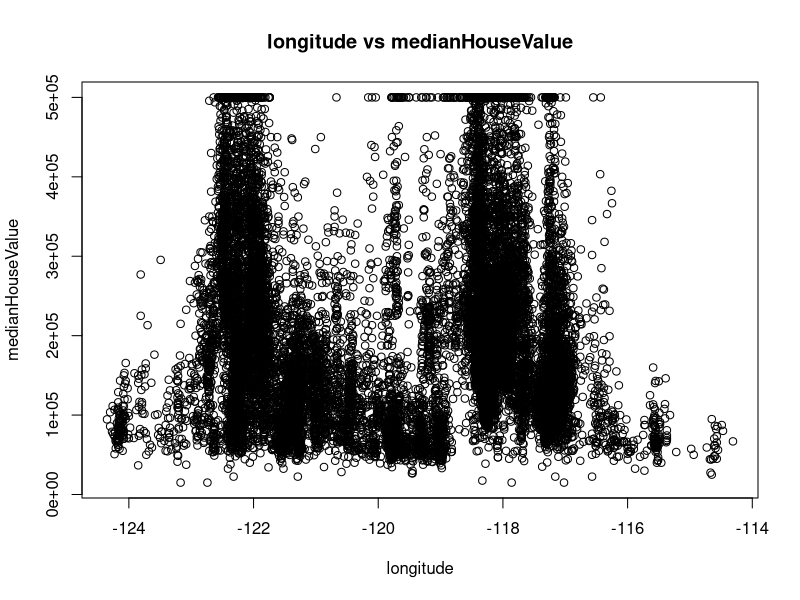
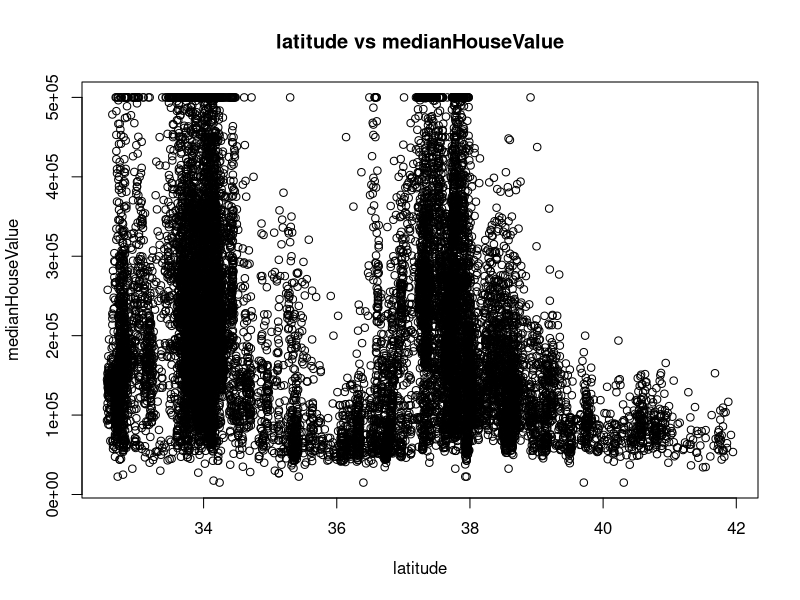
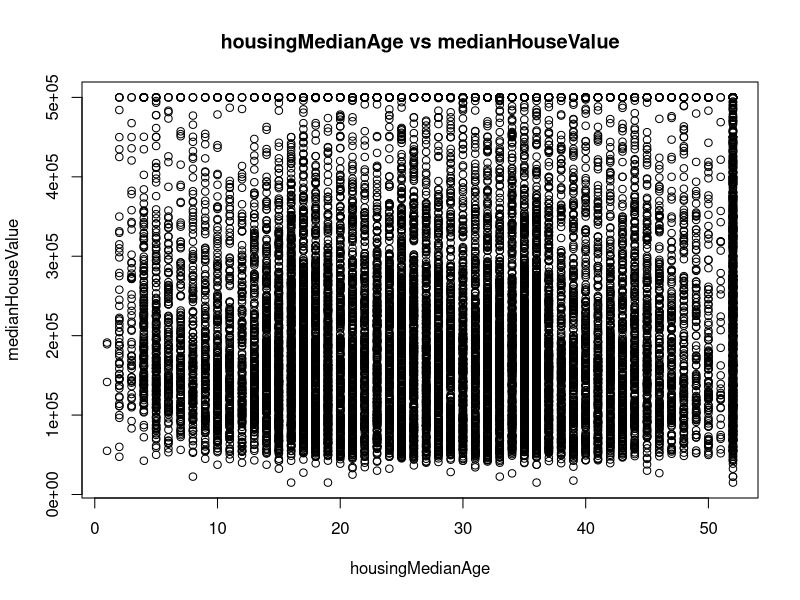
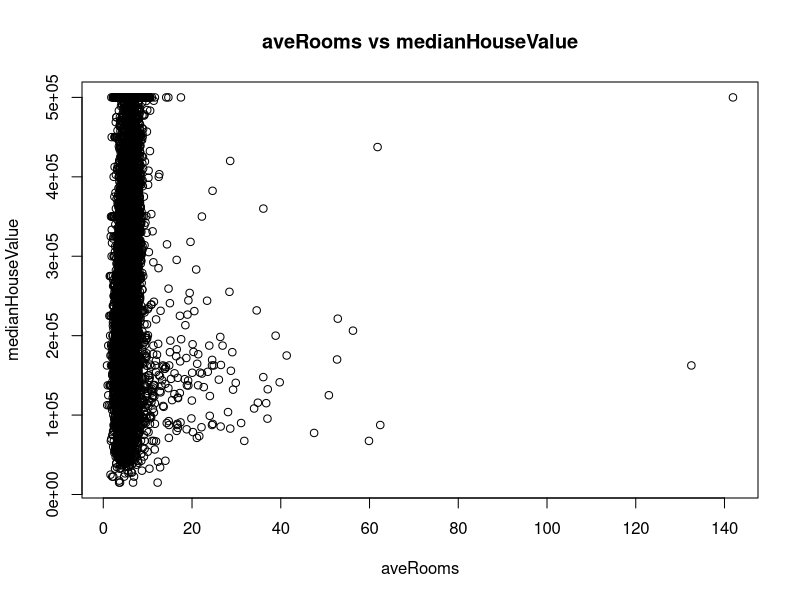
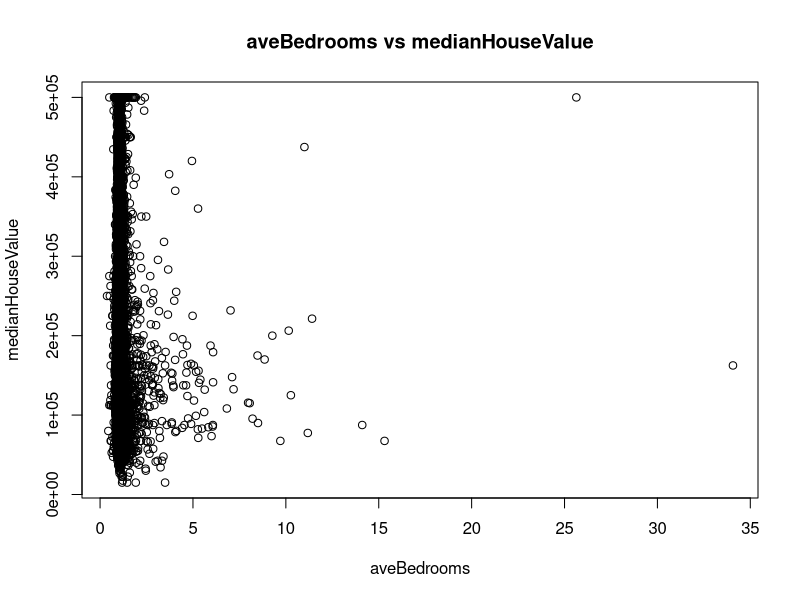
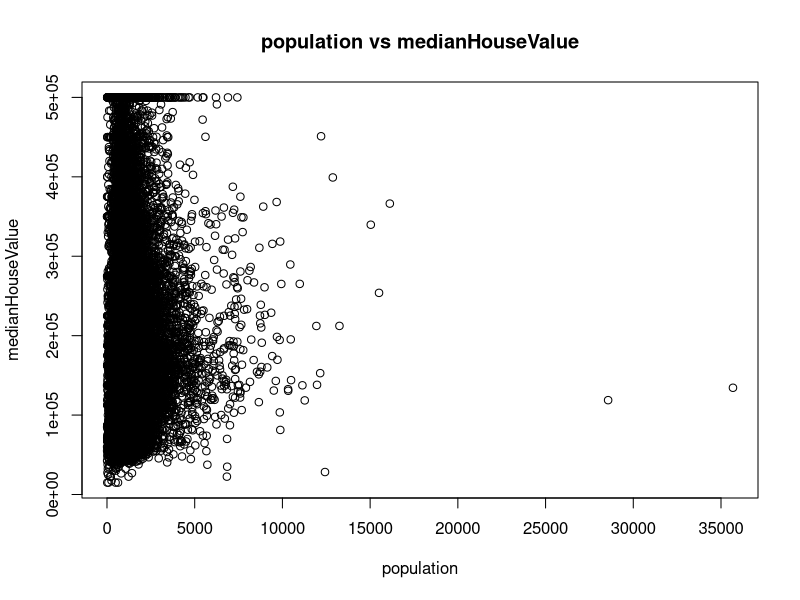
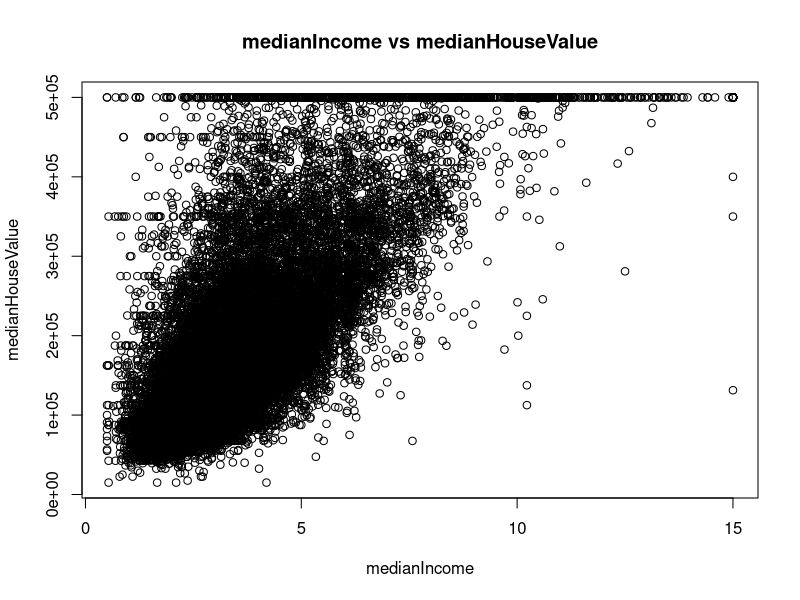
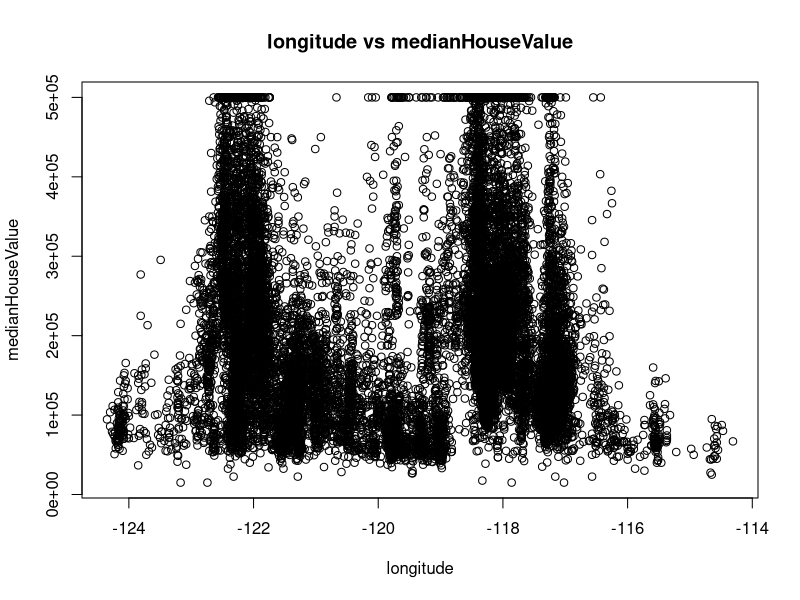

Here is the R script that generated these plots, in order: (Note: this script raises an error after producing the figures.)
## ---- chunk 1
knitr::opts_chunk$set(echo = TRUE)
## ---- chunk 2
data <- read.csv("Assignt1_data.csv")

# Summary stuff
str(data) 
summary(data)
head(data)
dim(data) 

# NA's
incomplete_rows <- data[!complete.cases(data), ] # these are all missing aveBedrooms.
data_clean <- na.omit 


# no duplicates
library(dplyr) 
data2 <- distinct(data) # no duplicates
  


# initial plots
target_col <- "medianHouseValue"
exclude <- c("id","oceanProximity",target_col)

for (col in names(data)) {
  if (!(col %in% exclude)) {
    plot(data[[col]], data[[target_col]],
         xlab = col,
         ylab = target_col,
         main = paste(col, "vs", target_col))
  }
}
## ---- chunk 3
## Load the data 
Data_0 <- read.csv("Assignt1_data.csv", header = TRUE) 
View(Data_0)
names(Data_0)
## ---- chunk 4
data <- read.csv("Assignt1_data.csv")

# Summary stuff
str(data) 
summary(data)
head(data)
dim(data) 

# NA's
incomplete_rows <- data[!complete.cases(data), ] # these are all missing aveBedrooms.
data_clean <- na.omit 


# no duplicates
library(dplyr) 
data2 <- distinct(data) # no duplicates
  

# initial plots
target_col <- "medianHouseValue"
exclude <- c("id","oceanProximity",target_col)

for (col in names(data)) {
  if (!(col %in% exclude)) {
    plot(data[[col]], data[[target_col]],
         xlab = col,
         ylab = target_col,
         main = paste(col, "vs", target_col))
  }
}


## ---- chunk 5
# Some correlations 
summary(data_naomit) 
numeric.data <- data_naomit[sapply(data_naomit, is.numeric)]
View(numeric.data)
cor_medianHouseValue <- cor(data_naomit$medianHouseValue, 
                            data_naomit[, c("longitude", 
                                            "latitude", 
                                            "housingMedianAge",
                                            "aveRooms",
                                            "aveBedrooms",
                                            "population",
                                            "medianIncome")])
print(cor_medianHouseValue)
## ---- chunk 6
hist(data_naomit$medianHouseValue,
     xlab = "Median House Value ($)",
     ylab = "Frequency",
     main = "Hostogram of Median House Value",
     breaks = 25)
## ---- chunk 7

data_naomit <- na.omit(data)

# Pairwise scatter plots 
pairs(data_naomit[, c("longitude", "latitude", "housingMedianAge", 
                      "aveRooms", "population", "medianIncome", "medianHouseValue")],
      cex = 0.1)
## ---- chunk 8




## ---- chunk 9
fit1_MHV <- lm(data_naomit$medianHouseValue ~. - id, data = data_naomit)
summary(fit1_MHV)
